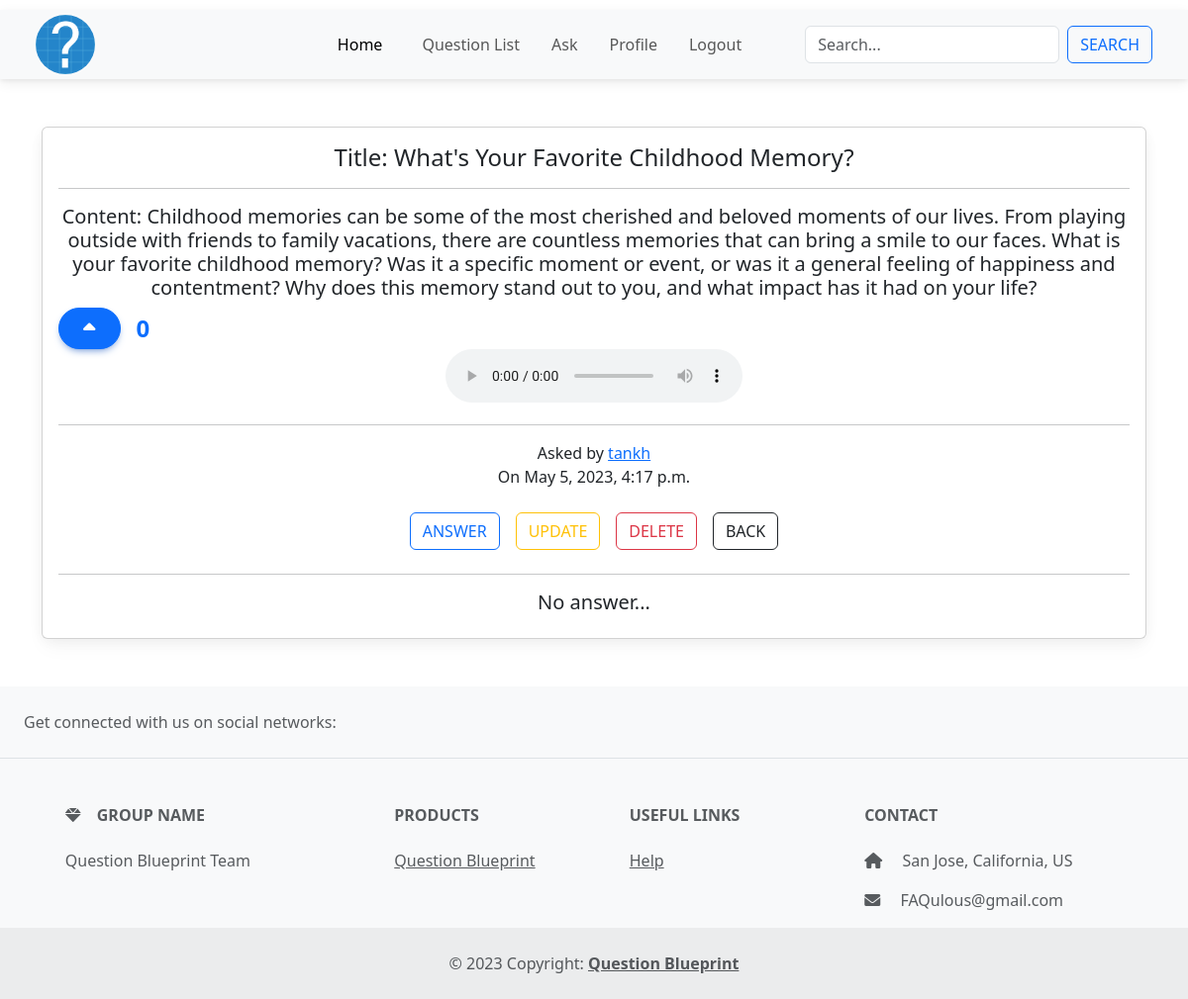
Before: /question/81/ (signed in) with the older database file.
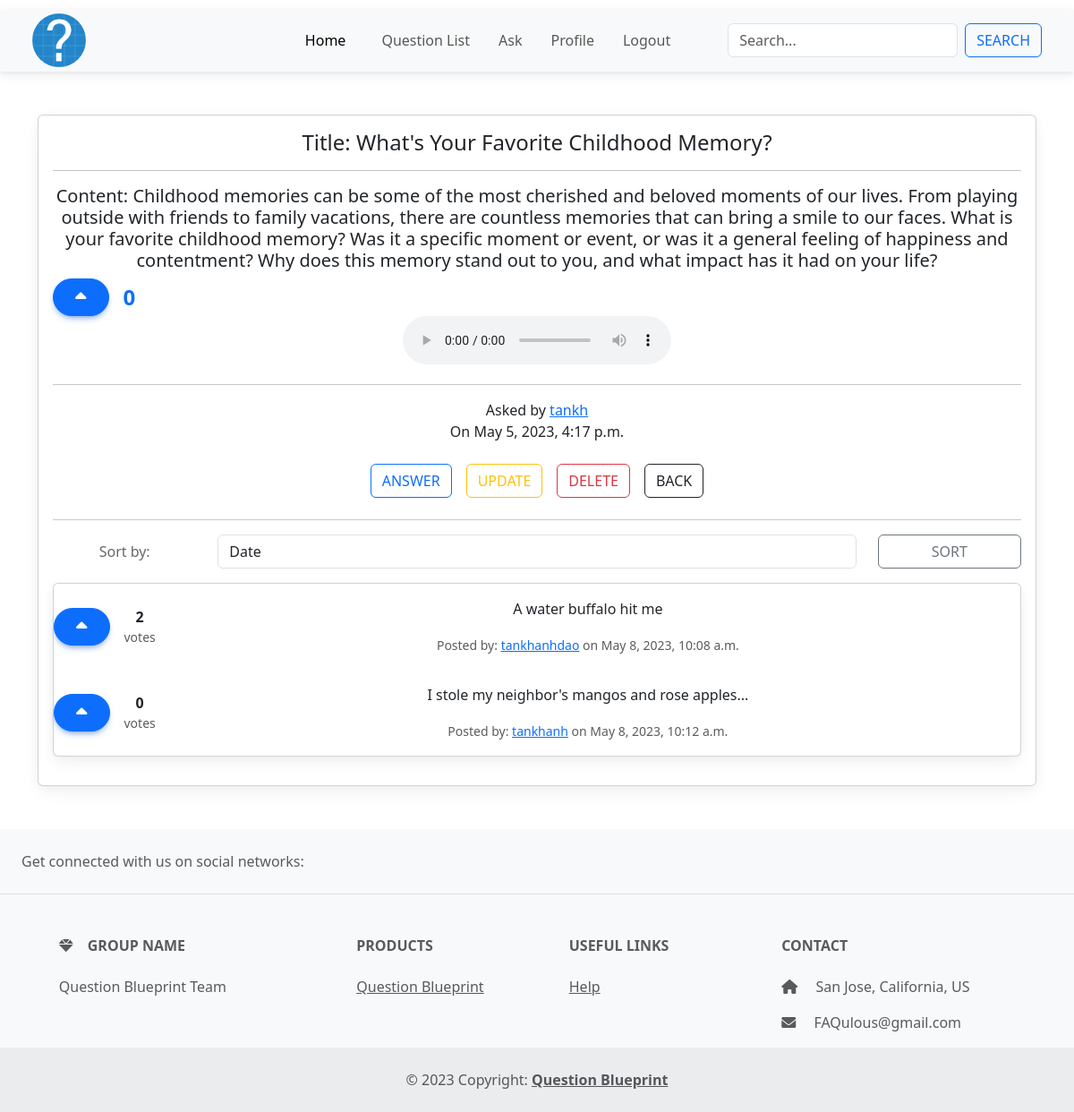
After: the same page with the newer database file.
### main_app/models.py (models this page shows, shortened)
class Question(models.Model):
    user = models.ForeignKey(User, on_delete=models.CASCADE)
    title = models.CharField(max_length=200, blank=False, null=False)
    content = models.TextField(max_length=20000, blank=False, null=False)
    tag = TaggableManager(blank=True)
    upvote_num = models.IntegerField(default=0)
    created_date = models.DateTimeField(default=timezone.now)
    audio_file = models.FileField(upload_to='audio/', null=True, blank=True)

class Answer(models.Model):
    question = models.ForeignKey(Question, related_name="answer", on_delete=models.CASCADE)
    user = models.ForeignKey(User, on_delete=models.CASCADE)
    content = models.TextField(max_length=200)
    created_date = models.DateTimeField(default=timezone.now)
    upvote_num = models.IntegerField(default=0)

### main_app/views.py (the view)
# urls.py: path('question/<int:pk>/', views.QuestionDetailView.as_view(), name='question_detail_view'),
class QuestionDetailView(LoginRequiredMixin, DetailView):
    model = Question
    context_object_name = 'single_question'
    def get_context_data(self, **kwargs):
        context = super().get_context_data(**kwargs)
        answers = self.object.answer.all()
        sort_by = self.request.GET.get('sort', '-upvote_num')
        if sort_by == 'created_date':
            sorted_answers = answers.order_by('-created_date', '-upvote_num')
        else:
            sorted_answers = answers.order_by('-upvote_num','-created_date')
        context['sorted_answers'] = sorted_answers
        cur_id = kwargs.get('object').id
        cur_question = Question.objects.get(id=cur_id)
        questions = Question.objects.exclude(id=cur_id)
        question_list = preprocess_questions(questions)
        sim_ques = similarity_check(cur_question, question_list)
        print(sim_ques)
        if sim_ques:
            sim_id = sim_ques[0]
            sim_question_title = Question.objects.get(id=sim_id).title
            context['sim_id'] = sim_id
            context['sim_quesiton_title'] = sim_question_title
        context['sim_ques'] = sim_ques
        return context

### main_app/funcs.py (called while the page is built)
def preprocess_questions(questions):
    preprocessed_questions = []
    for question in questions:
        preprocessed_question = {}
        preprocessed_question['id'] = question.id
        preprocessed_question['title'] = question.title
        preprocessed_question['content'] = question.content
        preprocessed_questions.append(preprocessed_question)
    return preprocessed_questions

### main_app/templates/main_app/question_detail.html (shortened to what this page needs)
{% extends "base_nav.html" %}{% load crispy_forms_tags %}  {% block content %}
<div class="container my-5">
  <div class="card">
    <div class="card-body text-center">
      <h4 class="card-title">Title: {{ single_question.title }}</h4>
      <hr />
      <h5>Content: {{ single_question.content }}</h5>
      <form method="POST" action="{% url 'main_app:upvote' single_question.id %}">
        <div class="d-flex align-items-center gap-3">
        <button type="submit" class="btn btn-primary rounded-pill px-4 py-2">
          <i class="fas fa-caret-up fa-lg"></i>
        </button>
          <div class="text-primary fw-bold fs-4">{{ single_question.upvote_num }}</div>
        </div>
      </form>
      <audio controls>
        <source src="{{ single_question.audio_file.url }}" type="audio/mpeg">
      </audio>
      <hr />
      <span
        >Asked by
        <a href="{% url 'profile_view' single_question.user.username %}"
          >{{single_question.user}}</a
        ></span
      >
      <p>On {{single_question.created_date}}</p>
      <div class="button-group">
        <a href="{% url 'main_app:answer_create_view' single_question.id %}"
          ><button class="btn btn-outline-primary m-2">Answer</button></a
        >
        {% if single_question.user == user %}
        <a href="{% url 'main_app:question_update_view' single_question.id %}"
          ><button class="btn btn-outline-warning m-2">Update</button></a
        >
        <a href="{% url 'main_app:question_delete_view' single_question.id %}"
          ><button class="btn btn-outline-danger m-2">Delete</button></a
        >
        {% endif %}
        <a href="{% url 'main_app:question_view' %}"
          ><button class="btn btn-outline-dark m-2">Back</button></a
        >
      </div>
      <hr />
      <div>
    {% if not sorted_answers %}
        <h5>No answer...</h5>
    {% else %}
        <div class="sort-by mb-3">
            <form method="GET">
                <div class="form-group row">
                    <label for="sort" class="col-sm-2 col-form-label">Sort by:</label>
                    <div class="col-sm-8">
                        <select class="form-control" id="sort" name="sort">
                            <option value="created_date" {% if request.GET.sort == 'created' %}selected{% endif %}>Date</option>
                        </select>
                    </div>
                    <div class="col-sm-2">
                        <button class="btn btn-outline-secondary btn-block" type="submit">Sort</button>
                    </div>
                </div>
            </form>
        </div>
<div class="card mb-3">
    {% for ans in sorted_answers %}
    <div class="d-flex justify-content-between align-items-center">
        <form method="POST" action="{% url 'main_app:upvote' single_question.id %}">
            <div class="d-flex align-items-center gap-3">
                <button type="submit" class="btn btn-primary rounded-pill px-4 py-2">
                    <i class="fas fa-caret-up fa-lg"></i>
                </button>
                <div class="text-center">
                    <div class="fw-bold">{{ ans.answer_vote.count }}</div>
                    <div class="text-muted small">votes</div>
                </div>
            </div>
        </form>
        <div class="card-body">
            <p class="card-text text-center">{{ ans.content }}</p>
            <small class="text-muted">Posted by: <a href="{% url 'profile_view' ans.user.username %}">{{ ans.user.username }}</a> on {{ ans.created_date }}</small>
        </div>
    </div>
    {% endfor %}
</div>
    {% endif %}
</div>
    </div>
  </div>
</div>
{% endblock content %}

### templates/base_nav.html (shortened to what this page needs)
{% load static %}
<!DOCTYPE html>
<html lang="en">
<head>
  <link rel="stylesheet" href="/static/style.css" />
  <link href="https://cdnjs.cloudflare.com/ajax/libs/font-awesome/6.0.0/css/all.min.css" rel="stylesheet" />
  <link href="https://cdnjs.cloudflare.com/ajax/libs/mdb-ui-kit/6.1.0/mdb.min.css" rel="stylesheet" />
  <link href="https://cdn.jsdelivr.net/npm/bootstrap@5.3.0-alpha1/dist/css/bootstrap.min.css" rel="stylesheet"
 />
</head>
<body>
  <nav class="navbar navbar-expand-lg bg-light px-4 py-0">
    <div class="container-fluid">
      <a class="navbar-brand" href="{% url 'main_app:home' %}">
      <img class="d-inline-block rounded-circle" src="/static/QuestionBlueprint.png" alt="Bootstrap" width="60px" height="60px" />
      </a>
      <div class="collapse navbar-collapse" id="navbarSupportedContent">
        <ul class="navbar-nav ms-auto mb-2 mb-lg-0 px-5">
          <li class="nav-item px-3">
            <a class="nav-link active" aria-current="page" href="{% url 'main_app:home' %}">Home</a>
          </li>
          <li class="nav-item px-2">
            <a class="nav-link" href="{% url 'main_app:question_view' %}">Question List</a>
          </li>
          <li class="nav-item px-2">
            <a class="nav-link" href="{% url 'main_app:question_ask_view' %}">Ask</a>
          </li>
          {% if user.is_authenticated %}
          <li class="nav-item px-2">
            <a class="nav-link" href="{% url 'profile_view' user.username %}">Profile</a>
          </li>
          <li class="nav-item px-2">
            <a class="nav-link" href="{% url 'logout' %}">Logout</a>
          </li>
          {% endif %}
        </ul>
          <form class="d-flex" method="get" action="{% url 'main_app:search' %}">
            <input class="form-control me-2" id="search-input" type="text" name="q" placeholder="Search...">
            <button class="btn btn-outline-primary" type="submit">Search</button>
          </form>
      </div>
    </div>
  </nav>
  {% block content %} {% endblock content %}
  <footer class="text-center text-lg-start bg-light text-muted">
    <section class="d-flex justify-content-center justify-content-lg-between p-4 border-bottom">
      <div class="me-5 d-none d-lg-block">
        <span>Get connected with us on social networks:</span>
      </div>
    </section>
    <section class="">
      <div class="container text-center text-md-start mt-5">
        <div class="row mt-3">
          <div class="col-md-3 col-lg-4 col-xl-3 mx-auto mb-4">
            <h6 class="text-uppercase fw-bold mb-4">
              <i class="fas fa-gem me-3"></i>Group name
            </h6>
            <p>Question Blueprint Team</p>
          </div>
          <div class="col-md-2 col-lg-2 col-xl-2 mx-auto mb-4">
            <h6 class="text-uppercase fw-bold mb-4">Products</h6>
            <p>
              <a href="#!" class="text-reset">Question Blueprint</a>
            </p>
          </div>
          <div class="col-md-3 col-lg-2 col-xl-2 mx-auto mb-4">
            <h6 class="text-uppercase fw-bold mb-4">Useful links</h6>
            <p>
              <a href="#!" class="text-reset">Help</a>
            </p>
          </div>
          <div class="col-md-4 col-lg-3 col-xl-3 mx-auto mb-md-0 mb-2">
            <h6 class="text-uppercase fw-bold mb-4">Contact</h6>
            <p><i class="fas fa-home me-3"></i> San Jose, California, US</p>
            <p>
              <i class="fas fa-envelope me-3"></i>
              FAQulous@gmail.com
            </p>
          </div>
        </div>
      </div>
    </section>
    <div class="text-center p-4" style="background-color: rgba(0, 0, 0, 0.05)">
      © 2023 Copyright:
      <a class="text-reset fw-bold" href=""> Question Blueprint</a>
    </div>
  </footer>
</body>
</html>

### static/style.css (style rules this page uses)
.button-group { display: flex; flex-wrap: wrap; justify-content: center; }
button { padding: 10px; margin: 10px; font-size: 20px; border-radius: 40px; }

Changed rows visible on the page:
added Answer: answer_vote.count "2", content "A water buffalo hit me", user.username "tankhanhdao", created_date "May 8, 2023, 10:08 a.m."
added Answer: answer_vote.count "0", content "I stole my neighbor's mangos and rose apples...", user.username "tankhanh", created_date "May 8, 2023, 10:12 a.m."
Other visible differences:
form field sort: (not shown) → "Date"
text no longer shown: "No answer..."
text now shown: "Sort by: SORT"
